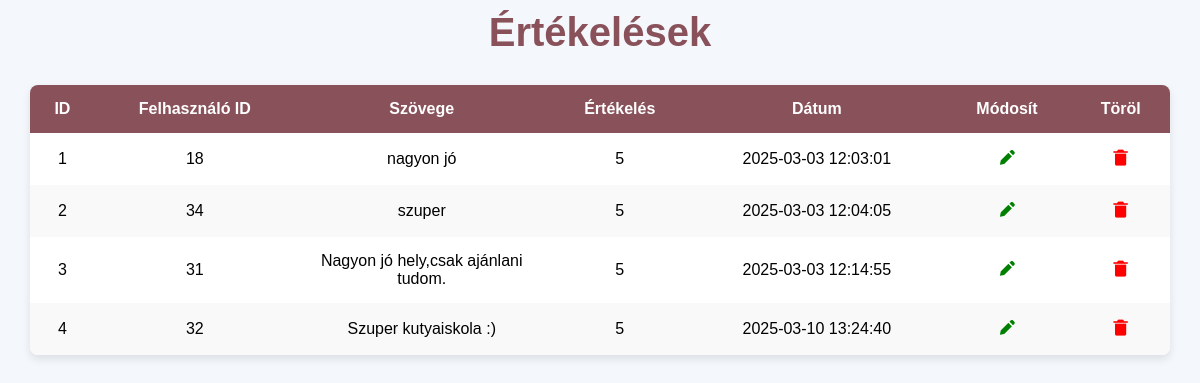
Page /kezelopult/ratingstable.php on the committed database.
### tables this page shows
CREATE TABLE `ertekeles` (
  `e_id` int(11) NOT NULL,
  `e_u_id` int(11) NOT NULL,
  `e_szoveg` text NOT NULL,
  `e_szam` int(11) NOT NULL,
  `e_datum` datetime NOT NULL
);

### kezelopult/ratingstable.php (the view, shortened to what this page needs)
<?php
     include("kapcsolat.php");
     $ratings = mysqli_query($adb, "SELECT * FROM ertekeles");
?>
<!DOCTYPE html>
<html lang="hu">
<head>
     <link href='https://unpkg.com/boxicons@2.1.4/css/boxicons.min.css' rel='stylesheet'>
</head>
<body>
     <div class="container">
          <div class="header">
               <h1>Értékelések</h1>
          </div>
          <main class="table">
               <section class="table-body">
                    <table>
                         <thead>
                              <tr>
                                   <th> ID </th>
                                   <th> Felhasználó ID </th>
                                   <th> Szövege </th>
                                   <th> Értékelés </th>
                                   <th> Dátum </th>
                                   <th> Módosít </th>
                                   <th> Töröl </th>
                              </tr>
                         </thead>
                         <tbody>
                         <?php
                                   if ($ratings->num_rows > 0) {
                                        while ($row = $ratings->fetch_assoc()) {
                                             echo "<tr>
                                                       <td>".(!empty($row['e_id']) ? $row['e_id'] : '-')."</td>
                                                       <td>".(!empty($row['e_u_id']) ? $row['e_u_id'] : '-')."</td>
                                                       <td>".(!empty($row['e_szoveg']) ? $row['e_szoveg'] : '-')."</td>
                                                       <td>".(!empty($row['e_szam']) ? $row['e_szam'] : '-')."</td>
                                                       <td>".(!empty($row['e_datum']) ? $row['e_datum'] : '-')."</td>
                                                       <td><i class='bx bxs-pencil' style='color: green;'></i></td>
                                                       <td><i class='bx bxs-trash-alt' style='color: red;'></i></td>
                                                  </tr>";
                                        }
                                   }
                         ?>
                         </tbody>
                    </table>
               </section>
          </main>
     </div>
</body>
</html>

### kezelopult/ratingstable.php (style rules this page uses)
body { font-family: 'Arial', sans-serif; background-color: #f4f7fc; margin: 0; padding: 0; }
.container { width: 95%; max-width: 1200px; margin: 0 auto; padding: 10px; flex-direction: column; }
.header { text-align: center; margin-bottom: 30px; }
.header h1 { font-size: 2.5rem; color: #895159; margin: 0; padding: 0; }
.table { background-color: white; box-shadow: 0 4px 8px rgba(0, 0, 0, 0.1); border-radius: 8px; overflow: hidden; }
.table table { width: 100%; border-collapse: collapse; font-size: 1rem; table-layout: auto; }
.table thead { background-color: #895159; color: white; }
.table th, .table td { padding: 15px; text-align: center; word-wrap: break-word; max-width: 150px; }
.table th { font-weight: 600; }
.table tbody tr:nth-child(even) { background-color: #f9f9f9; }
.table i { cursor: pointer; font-size: 1.2rem; }
.table .bxs-pencil { color: #4caf50; }
.table .bxs-trash-alt { color: #f44336; }

### rows in the picture
ertekeles: e_id "1", e_u "18", e_szoveg "nagyon jó", e_szam "5", e_datum "2025-03-03 12:03:01"
ertekeles: e_id "2", e_u "34", e_szoveg "szuper", e_szam "5", e_datum "2025-03-03 12:04:05"
ertekeles: e_id "3", e_u "31", e_szoveg "Nagyon jó hely,csak ajánlani tudom.", e_szam "5", e_datum "2025-03-03 12:14:55"
ertekeles: e_id "4", e_u "32", e_szoveg "Szuper kutyaiskola :)", e_szam "5", e_datum "2025-03-10 13:24:40"
